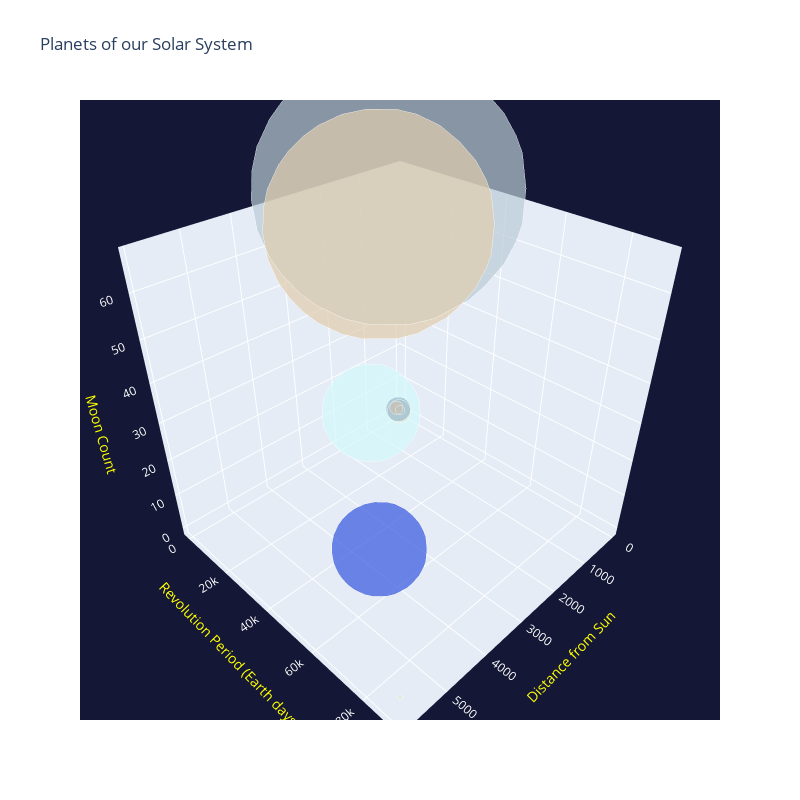

Notebook code for this chart:
### Code cell
fig = go.Figure(data,layout)
fig

### Figure 1 — Plotly figure (JSON) as saved in the notebook; plotly's stock layout.template omitted (floating-point values rounded to 4 significant figures)
{"data": [{"marker": {"color": ["#D5D2D1", "#F8B581", "#182A61", "#B53B03", "#B9CBD5", "#E0CDAD", "#D3F9FA", "#3454DF", "#E9E8D2"], "size": [4879, 12104, 12756, 6792, 142984, 120536, 51118, 49528, 2370], "sizemode": "diameter", "sizeref": 750}, "mode": "markers", "text": ["Mercury", "Venus", "Earth", "Mars", "Jupiter", "Saturn", "Uranus", "Neptune", "Pluto"], "type": "scatter3d", "x": [57.9, 108.2, 149.6, 227.9, 778.6, 1434.0, 2872.0, 4495.0, 5906.0], "y": [87.96, 224.7, 365.3, 687.0, 4333.0, 10760.0, 30710.0, 60200.0, 90470.0], "z": [0, 0, 1, 2, 67, 62, 27, 14, 5]}], "layout": {"height": 800, "scene": {"bgcolor": "#141836", "xaxis": {"color": "white", "title": {"font": {"color": "yellow"}, "text": "Distance from Sun"}}, "yaxis": {"color": "white", "title": {"font": {"color": "yellow"}, "text": "Revolution Period (Earth days)"}}, "zaxis": {"color": "white", "title": {"font": {"color": "yellow"}, "text": "Moon Count"}}}, "title": {"text": "Planets of our Solar System"}, "width": 800}}
